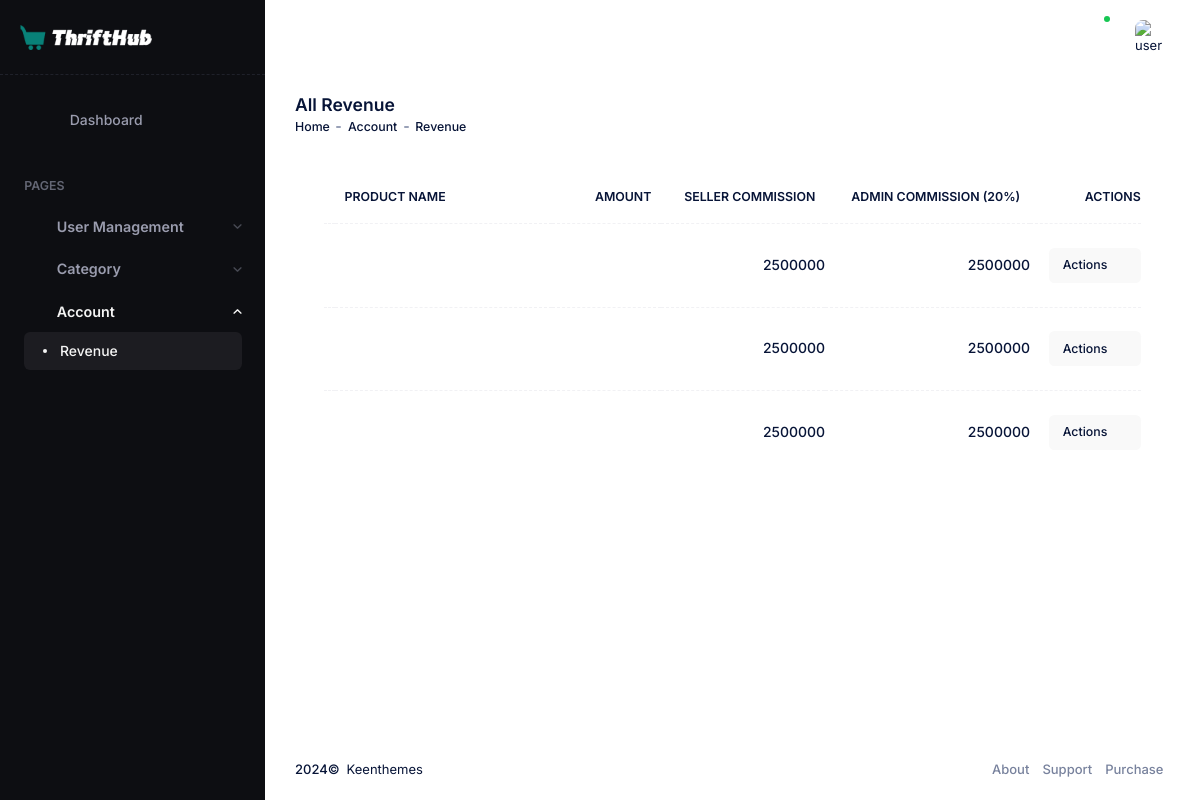
The app's page /account/revenue (signed in) with its own data.
### frontend/models.py (models this page shows)
class Verified_Sales(models.Model):
    buyer = models.ForeignKey(UserProfile, on_delete=models.CASCADE)
    seller_id = models.BigIntegerField()
    product = models.ForeignKey(Sales, on_delete=models.CASCADE)
    date_of_sale = models.DateTimeField(auto_now_add=True)

### admin_dashboard/utils.py (the view)
    def _wrapped_view(request, *args, **kwargs):
        if request.user.is_authenticated and request.user.is_superuser:
            return view_func(request, *args, **kwargs)
        else:
            return HttpResponseForbidden("You don't have permission to access this page.")

### admin_dashboard/utils.py (called while the page is built)
def admin_required(view_func):
    def _wrapped_view(request, *args, **kwargs):
        if request.user.is_authenticated and request.user.is_superuser:
            return view_func(request, *args, **kwargs)
        else:
            return HttpResponseForbidden("You don't have permission to access this page.")
    return _wrapped_view

### admin_dashboard/views.py (called while the page is built)
@admin_required
def revenue(request):
    verified_sales = Verified_Sales.objects.all()
    for sale in verified_sales:
        sale.product_details = sale.product
        seller_commission = sale.product.product_price
    context = {
        'verified_sales': verified_sales,
        'seller_commission':seller_commission
    }
    return render(request, 'admin-templates/revenue.html', context)

### templates/admin-templates/revenue.html (shortened to what this page needs)
{% extends 'layouts/admin-base.html' %}
{%load static %}
{% load humanize %}
{%block revenue-active %} active {%endblock%}
{%block account %} here show {%endblock%}
{%block link %}
        <link href="{% static 'assets/plugins/custom/datatables/datatables.bundle.css' %}" rel="stylesheet" type="text/css"/>
{%endblock%}
{%block content %}
<div  class="page-title d-flex flex-column justify-content-center flex-wrap me-3 ">
    <h1 class="page-heading d-flex text-gray-900 fw-bold fs-3 flex-column justify-content-center my-0">
        All Revenue
            </h1>
        <ul class="breadcrumb breadcrumb-separatorless fw-semibold fs-7 my-0 pt-1">
                                    <li class="breadcrumb-item text-muted">
                                                    <a href="{% url 'admin_dashboard:dashboard_admin' %}" class="text-muted text-hover-primary">
                                Home                            </a>
                                            </li>
                    <li class="breadcrumb-item">
                        <span class="bullet bg-gray-500 w-5px h-2px"></span>
                    </li>
                                    <li class="breadcrumb-item text-muted">
                                                    Account                                            </li>
                    <li class="breadcrumb-item">
                        <span class="bullet bg-gray-500 w-5px h-2px"></span>
                    </li>
                            <li class="breadcrumb-item text-muted">
                                            Revenue  </li>
                    </ul>
    </div>
        </div>
    </div>
<div id="kt_app_content" class="app-content  flex-column-fluid " >
        <div id="kt_app_content_container" class="app-container  container-xxl ">
<div class="card card-flush">
    <div class="card-body  py-5 gap-2 gap-md-5">
<table class="table align-middle table-row-dashed fs-6 gy-5" id="kt_ecommerce_products_table">
    <thead>
        <tr class="text-start text-gray-500 fw-bold fs-7 text-uppercase gs-0">
            <th></th>
            <th class="min-w-200px">Product Name</th>
            <th class="text-end min-w-100px">Amount</th>
            <th class="text-end min-w-100px">Seller Commission</th>
            <th class="text-end min-w-100px">Admin Commission (20%)</th>
            <th class="text-end min-w-70px">Actions</th>
        </tr>
    </thead>
    <tbody class="fw-semibold text-gray-600">
        {%for cut in verified_sales %}
            <tr>
                <td></td>
                <td>
                    <div class="d-flex align-items-center">
                        <a href="{% url 'admin_dashboard:product_detail' slug=cut.sale.slug %}" class="symbol symbol-50px">
                            <span class="symbol-label" style="background-image:url('../media/{{ cut.sale.image}}');"></span>
                        </a>
                    </div>
                </td>
                <td class="text-end pe-0">
                </td>
                <td class="text-end pe-0">{{seller_commission}}
                </td>
                <td class="text-end pe-0">{{seller_commission}}
                </td>
                <td class="text-end">
                    <a href="#" class="btn btn-sm btn-light btn-flex btn-center btn-active-light-primary" data-kt-menu-trigger="click" data-kt-menu-placement="bottom-end">
                        Actions
                        <i class="fa fa-caret-down fs-5 ms-1"></i>
                    </a>
                </td>
            </tr>
        {%endfor%}
    </tbody>
</table>
    </div>
</div>
        </div>
    </div>
                                    </div>
{%endblock%}

### records on screen
Verified_Sales: seller_commission "2500000"
Verified_Sales: seller_commission "2500000"
Verified_Sales: seller_commission "2500000"
